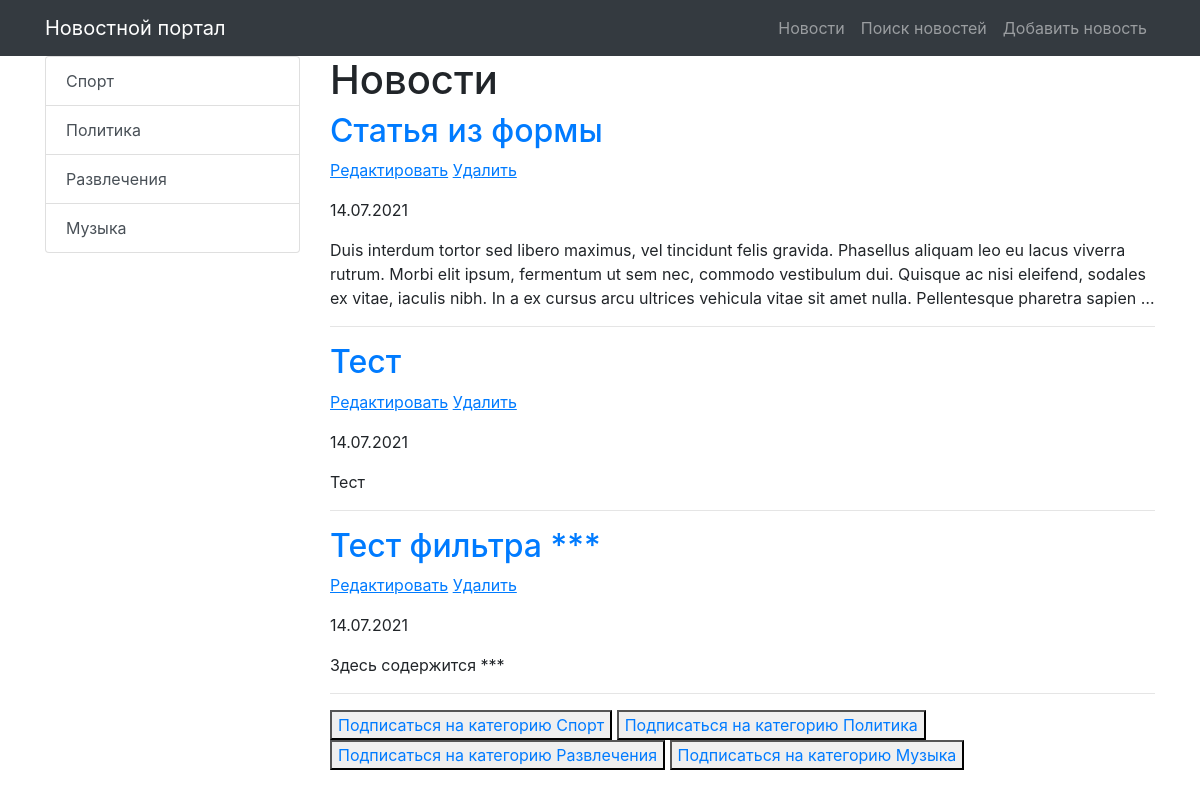
Screenshot of /news/category/18 (signed in) with the database file from the repository.
### news/models.py (models this page shows, shortened)
class Category(models.Model):
    title = models.CharField(max_length=255, unique=True)
    subscribers = models.ManyToManyField(User)
    def __str__(self):
        return f"{self.title}"
    def get_absolute_url(self):
        return reverse('news_category', kwargs={'category_id': self.pk})

class Post(models.Model):
    TYPE = [
        ('Article', 'Статья'),
        ('News', 'Новость'),
    ]
    author = models.ForeignKey(Author, on_delete=models.CASCADE, verbose_name='Автор')
    category = models.ManyToManyField(Category, through='PostCategory')
    type = models.CharField(max_length=20, choices=TYPE, verbose_name='Тип', default='Article')
    creation_datetime = models.DateTimeField(auto_now_add=True, verbose_name='Дата публикации')
    title = models.CharField(max_length=255, verbose_name='Название')
    text = models.TextField(verbose_name='Содержание')
    rating = models.IntegerField(default=0)

### news/views.py (the view)
# urls.py: path('category/<int:category_id>', NewsOfCategory.as_view(), name='news_category'),
class NewsOfCategory(NewsList):
    template_name = 'news_category.html'
    def get_queryset(self):
        return Post.objects.filter(category=self.kwargs['category_id'])
    def get_context_data(self, **kwargs):
        context = super().get_context_data(**kwargs)
        context['category'] = None
        return context

### news/templatetags/custom_filters.py (called while the page is built)
@register.filter(name='censor')
def censor(text, swearing):
    if swearing in text:
        return text.replace(swearing, '***')
    return text

### news/views.py (called while the page is built)
    def get_context_data(self, **kwargs):
        context = super().get_context_data(**kwargs)
        context['posts_amount'] = len(Post.objects.all())
        context['categories'] = Category.objects.all()
        return context

### templates/news_category.html (shortened to what this page needs)
{% extends 'default.html' %}
{% load custom_filters %}
{% block content %}
    <h1>Новости</h1>
    {% if news %}
        {% for news_one in news %}
            <h2>
                <a href="{% url 'news_one' news_one.pk %}">{{ news_one.title | censor:'очень_плохое_слово'}}</a>
            </h2>
            <p>
                <a href="{% url 'news_update' news_one.pk %}"><u>Редактировать</u></a>
                <a href="{% url 'news_delete' news_one.pk %}"><u> Удалить </u></a>
            </p>
            <p>{{ news_one.creation_datetime | date:'d.m.Y'}}</p>
            <p>{{ news_one.text | censor:'очень_плохое_слово' | truncatewords_html:50}}</p>
            <hr>
        {% endfor %}
    {% else %}
        <h2>Нет никаких новостей :(</h2>
    {% endif %}
    {% for item in categories %}
        <button> <a href="{% url 'subscribe' item.pk  %}">  Подписаться на категорию {{ item }}</a> </button>
    {% endfor %}
{% endblock content %}

### templates/default.html (shortened to what this page needs)
{% load static %}
<!DOCTYPE html>
<html lang="en">
<head>
    <link href="{% static 'vendor/bootstrap/css/bootstrap.min.css' %}" rel="stylesheet">
</head>
<body>
<nav class="navbar navbar-expand-lg navbar-dark bg-dark static-top">
    <div class="container">
        <a class="navbar-brand" href="/news/">Новостной портал</a>
        <div class="collapse navbar-collapse" id="navbarResponsive">
            <ul class="navbar-nav ml-auto">
                <li class="nav-item">
                    <a class="nav-link" href="/news/">Новости</a>
                </li>
                <li class="nav-item">
                    <a class="nav-link" href="{% url 'news_search' %}">Поиск новостей</a>
                </li>
                <li class="nav-item">
                    <a class="nav-link" href="{% url 'news_add' %}">Добавить новость</a>
                </li>
            </ul>
        </div>
    </div>
</nav>
<div class="container">
    <div class="row">
        <div class="col-md-3">
            <div class="list-group">
                {% for item in categories %}
                <a href="{{ item.get_absolute_url }}" class="list-group-item list-group-item-action">
                    {{ item.title }}
                </a>
                {% endfor %}
            </div>
        </div>
        <div class="col-md-9">
            {% block content %}
            {% endblock content %}
        </div>
    </div>
</div>
</body>
</html>

### rows the page displays
Category: title "Спорт"
Category: title "Политика"
Category: title "Развлечения"
Category: title "Музыка"
Post: title|censor "Статья из формы", creation_datetime "14.07.2021", text|censor "Duis interdum tortor sed libero maximus, vel tincidunt felis gravida. Phasellus aliquam leo eu lacus viverra rutrum. Morbi elit ipsum, fermentum ut sem nec, commodo vestibulum dui. Quisque ac nisi eleifend, sodales ex vitae, iaculis nibh. In a ex cursus arcu ultrices vehicula vitae sit amet nulla. Pellentesque pharetra sapien …"
Post: title|censor "Тест", creation_datetime "14.07.2021", text|censor "Тест"
Post: title|censor "Тест фильтра ***", creation_datetime "14.07.2021", text|censor "Здесь содержится ***"
